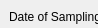
      <widget class="QWidget" name="spc_exp_28">
       <property name="geometry">
        <rect>
         <x>0</x>
         <y>0</y>
         <width>98</width>
         <height>28</height>
        </rect>
       </property>
       <attribute name="label">
        <string>Experiment Info</string>
       </attribute>
       <widget class="QWidget" name="verticalLayoutWidget_5">
        <property name="geometry">
         <rect>
          <x>9</x>
          <y>10</y>
          <width>221</width>
          <height>691</height>
         </rect>
        </property>
        <layout class="QVBoxLayout" name="verticalLayout_10">
         <item>
          <widget class="QLabel" name="label_167">
           <property name="sizePolicy">
            <sizepolicy hsizetype="Preferred" vsizetype="Maximum">
             <horstretch>0</horstretch>
             <verstretch>0</verstretch>
            </sizepolicy>
           </property>
           <property name="text">
            <string>Date of Sampling</string>
           </property>
          </widget>
         </item>
         <item>
          <widget class="QDateEdit" name="AIV_exp">
           <property name="displayFormat">
            <string>d/M/yyyy</string>
           </property>
          </widget>
         </item>
         <item>
          <spacer name="verticalSpacer_21">
           <property name="orientation">
            <enum>Qt::Vertical</enum>
           </property>
           <property name="sizeType">
            <enum>QSizePolicy::Fixed</enum>
           </property>
           <property name="sizeHint" stdset="0">
            <size>
             <width>20</width>
             <height>40</height>
            </size>
           </property>
          </spacer>
         </item>
         <item>
          <widget class="QLabel" name="label_168">
           <property name="sizePolicy">
            <sizepolicy hsizetype="Preferred" vsizetype="Maximum">
             <horstretch>0</horstretch>
             <verstretch>0</verstretch>
            </sizepolicy>
           </property>
           <property name="text">
            <string>Date of Testing</string>
           </property>
          </widget>
         </item>
         <item>
          <widget class="QDateEdit" name="AIV_exp_2">
           <property name="displayFormat">
            <string>d/M/yyyy</string>
           </property>
          </widget>
         </item>
         <item>
          <spacer name="verticalSpacer_22">
           <property name="orientation">
            <enum>Qt::Vertical</enum>
           </property>
           <property name="sizeType">
            <enum>QSizePolicy::Fixed</enum>
           </property>
           <property name="sizeHint" stdset="0">
            <size>
             <width>20</width>
             <height>40</height>
            </size>
           </property>
          </spacer>
         </item>
         <item>
          <layout class="QFormLayout" name="formLayout_5">
           <property name="rowWrapPolicy">
            <enum>QFormLayout::DontWrapRows</enum>
           </property>
           <property name="verticalSpacing">
            <number>6</number>
           </property>
           <property name="topMargin">
            <number>0</number>
           </property>
           <item row="0" column="0">
            <widget class="QLabel" name="label_169">
             <property name="text">
              <string>Sample no.</string>
             </property>
            </widget>
           </item>
           <item row="0" column="1">
            <widget class="QSpinBox" name="spc_exp_31"/>
           </item>
           <item row="2" column="0">
            <widget class="QLabel" name="label_170">
             <property name="text">
              <string>Source of Material</string>
             </property>
            </widget>
           </item>
           <item row="2" column="1">
            <widget class="QLineEdit" name="spc_exp_32"/>
           </item>
           <item row="4" column="0">
            <widget class="QLabel" name="label_171">
             <property name="text">
              <string>Type of Material</string>
             </property>
            </widget>
           </item>
           <item row="4" column="1">
            <widget class="QLineEdit" name="spc_exp_33"/>
           </item>
           <item row="6" column="0">
            <widget class="QLabel" name="label_172">
             <property name="text">
              <string>Sample At</string>
             </property>
            </widget>
           </item>
           <item row="6" column="1">
            <widget class="QLineEdit" name="spc_exp_34"/>
           </item>
           <item row="1" column="1">
            <spacer name="verticalSpacer_23">
             <property name="orientation">
              <enum>Qt::Vertical</enum>
             </property>
             <property name="sizeType">
              <enum>QSizePolicy::Fixed</enum>
             </property>
             <property name="sizeHint" stdset="0">
              <size>
               <width>20</width>
               <height>40</height>
              </size>
             </property>
            </spacer>
           </item>
           <item row="3" column="1">
            <spacer name="verticalSpacer_24">
             <property name="orientation">
              <enum>Qt::Vertical</enum>
             </property>
             <property name="sizeType">
              <enum>QSizePolicy::Fixed</enum>
             </property>
             <property name="sizeHint" stdset="0">
              <size>
               <width>20</width>
               <height>40</height>
              </size>
             </property>
            </spacer>
           </item>
           <item row="5" column="1">
            <spacer name="verticalSpacer_25">
             <property name="orientation">
              <enum>Qt::Vertical</enum>
             </property>
             <property name="sizeType">
              <enum>QSizePolicy::Fixed</enum>
             </property>
             <property name="sizeHint" stdset="0">
              <size>
               <width>20</width>
               <height>40</height>
              </size>
             </property>
            </spacer>
           </item>
          </layout>
         </item>
        </layout>
       </widget>
      </widget>
